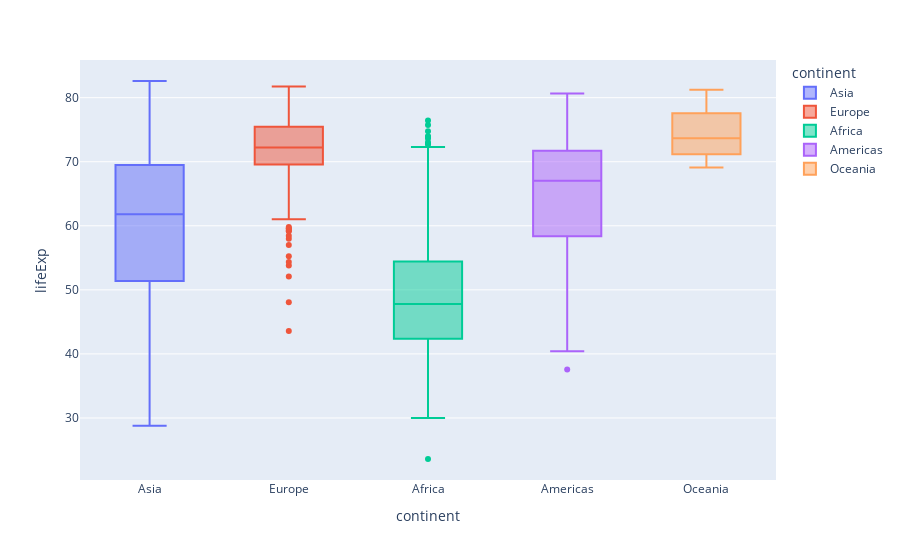

Notebook source saved alongside this figure:
### Markdown cell above
[Back to top](#Index:) 

### Problem 9

#### Box Plot of Life Expectancy by Continent with `plotly`



Create a Box Plot of the Life Expectancy by continent using `plotly`.

### Code cell
#boxplot by continent with plotly with y = lifeExp
px.box(gapminder, x ="continent", y = "lifeExp", color="continent")

### Figure 1 — Plotly figure (JSON) as saved in the notebook; plotly's stock layout.template omitted (floating-point values rounded to 4 significant figures; data arrays with more than 128 entries replaced by an {"elided": "..."} marker saying what was removed)
{"data": [{"alignmentgroup": "True", "hovertemplate": "continent=%{x}<br>lifeExp=%{y}<extra></extra>", "legendgroup": "Asia", "marker": {"color": "#636efa"}, "name": "Asia", "notched": false, "offsetgroup": "Asia", "orientation": "v", "showlegend": true, "type": "box", "x": {"elided": "396 str values"}, "x0": " ", "xaxis": "x", "y": {"elided": "396 float values"}, "y0": " ", "yaxis": "y"}, {"alignmentgroup": "True", "hovertemplate": "continent=%{x}<br>lifeExp=%{y}<extra></extra>", "legendgroup": "Europe", "marker": {"color": "#EF553B"}, "name": "Europe", "notched": false, "offsetgroup": "Europe", "orientation": "v", "showlegend": true, "type": "box", "x": {"elided": "360 str values"}, "x0": " ", "xaxis": "x", "y": {"elided": "360 float values"}, "y0": " ", "yaxis": "y"}, {"alignmentgroup": "True", "hovertemplate": "continent=%{x}<br>lifeExp=%{y}<extra></extra>", "legendgroup": "Africa", "marker": {"color": "#00cc96"}, "name": "Africa", "notched": false, "offsetgroup": "Africa", "orientation": "v", "showlegend": true, "type": "box", "x": {"elided": "624 str values"}, "x0": " ", "xaxis": "x", "y": {"elided": "624 float values"}, "y0": " ", "yaxis": "y"}, {"alignmentgroup": "True", "hovertemplate": "continent=%{x}<br>lifeExp=%{y}<extra></extra>", "legendgroup": "Americas", "marker": {"color": "#ab63fa"}, "name": "Americas", "notched": false, "offsetgroup": "Americas", "orientation": "v", "showlegend": true, "type": "box", "x": {"elided": "300 str values"}, "x0": " ", "xaxis": "x", "y": {"elided": "300 float values"}, "y0": " ", "yaxis": "y"}, {"alignmentgroup": "True", "hovertemplate": "continent=%{x}<br>lifeExp=%{y}<extra></extra>", "legendgroup": "Oceania", "marker": {"color": "#FFA15A"}, "name": "Oceania", "notched": false, "offsetgroup": "Oceania", "orientation": "v", "showlegend": true, "type": "box", "x": ["Oceania", "Oceania", "Oceania", "Oceania", "Oceania", "Oceania", "Oceania", "Oceania", "Oceania", "Oceania", "Oceania", "Oceania", "Oceania", "Oceania", "Oceania", "Oceania", "Oceania", "Oceania", "Oceania", "Oceania", "Oceania", "Oceania", "Oceania", "Oceania"], "x0": " ", "xaxis": "x", "y": [69.12, 70.33, 70.93, 71.1, 71.93, 73.49, 74.74, 76.32, 77.56, 78.83, 80.37, 81.23, 69.39, 70.26, 71.24, 71.52, 71.89, 72.22, 73.84, 74.32, 76.33, 77.55, 79.11, 80.2], "y0": " ", "yaxis": "y"}], "layout": {"boxmode": "overlay", "legend": {"title": {"text": "continent"}, "tracegroupgap": 0}, "margin": {"t": 60}, "xaxis": {"anchor": "y", "categoryarray": ["Asia", "Europe", "Africa", "Americas", "Oceania"], "categoryorder": "array", "domain": [0, 1], "title": {"text": "continent"}}, "yaxis": {"anchor": "x", "domain": [0, 1], "title": {"text": "lifeExp"}}}}
